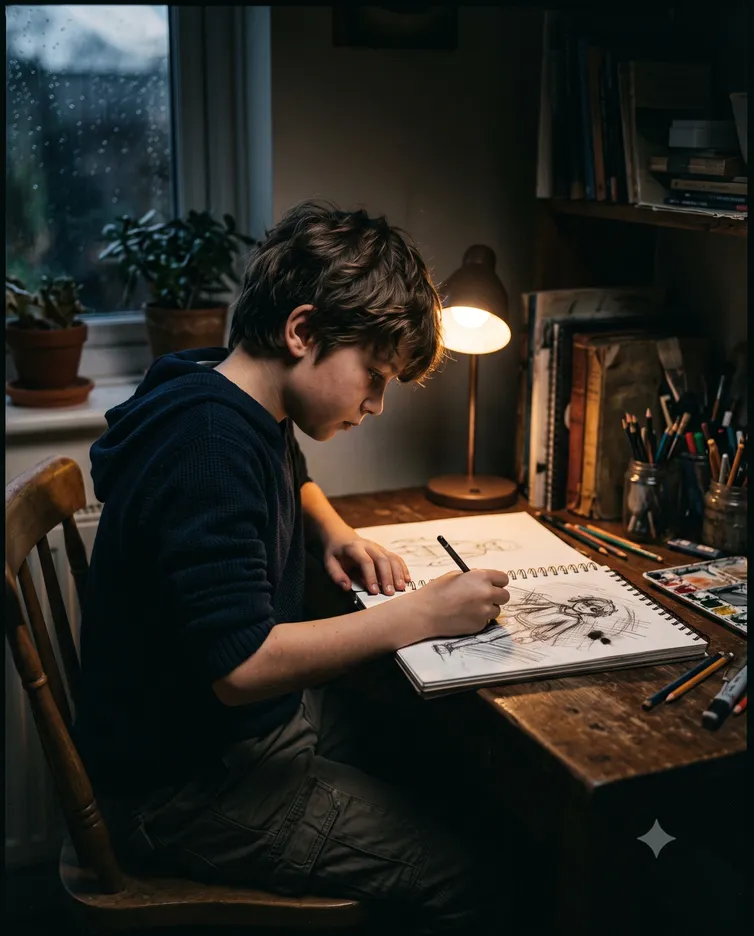
#> input picture before.webp, 754 x 936 px, shrunk from 1856 x 2304 before the run; its folder holds only this picture in this run
$ python -i blur_background.py   (imports and definitions only)
#> lines starting #> are read from the running program, lines starting #| are printed output that depends on the picture; after the words box and inside, x2 and y2 are one past the last pixel; in counts of white or black regions, pixels touching at a corner belong together
### modules/bg_remover.py
"""
Removix Background Remover Engine
---------------------------------
AI-powered background removal and portrait matting using BiRefNet ONNX model.
Supports:
- Fast Mode (1024x1024 input)
- HD Mode (2048x2048 input)
- DirectML / GPU acceleration with graceful CPU fallback
- Automatic first-run model download from GitHub Releases with live progress tracking
- Transparent PNG output with alpha edge feathering
"""

import os
import sys
import time
import threading
from pathlib import Path
from typing import Callable, Optional, Tuple
import numpy as np
import requests
from PIL import Image, ImageOps, ImageFilter
import cv2
import onnxruntime as ort

MODEL_DIR = Path(__file__).parent.parent / "models"
MODEL_PATH = MODEL_DIR / "birefnet_hr.onnx"

# GitHub Releases download source
PRIMARY_DOWNLOAD_URL = (
    "https://github.com/ZhengPeng7/BiRefNet/releases/download/v1/BiRefNet-general-bb_swin_v1_tiny-epoch_232.onnx"
)
FALLBACK_DOWNLOAD_URL = (
    "https://huggingface.co/onnx-community/BiRefNet-ONNX/resolve/main/onnx/model_fp16.onnx"
)

# Global status tracker for model downloading
DOWNLOAD_STATUS = {
    "is_downloading": False,
    "percent": 0,
    "downloaded_bytes": 0,
    "total_bytes": 0,
    "error": None,
    "ready": False,
}
DOWNLOAD_LOCK = threading.Lock()

# Cached inference session
_SESSION: Optional[ort.InferenceSession] = None
_SESSION_LOCK = threading.Lock()


def is_model_available() -> bool:
    """Checks if the BiRefNet ONNX model file exists and is valid."""
    return MODEL_PATH.exists() and MODEL_PATH.stat().st_size > 10 * 1024 * 1024


# [208 lines left out: functions get_download_status, download_model_task, trigger_model_download, get_session, remove_background, not called in this run]

### modules/blur_background.py
"""
Removix Image Engine - Blur Background Module
---------------------------------------------
Isolates the main portrait subject and softly blurs the background.
Uses BiRefNet model when available with smart fallback.
"""

from pathlib import Path
from typing import Union
from PIL import Image, ImageOps, ImageFilter
import cv2
import numpy as np


def blur_background(
    input_path: Union[str, Path],
    output_path: Union[str, Path],
    blur_radius: int = 18,
    radius: int = None,
) -> str:
#> called with input_path = '../before.webp', output_path = 'out.png', blur_radius = 18
    input_path = Path(input_path)
    output_path = Path(output_path)
    output_path.parent.mkdir(parents=True, exist_ok=True)

    if radius is not None:
        blur_radius = radius
    blur_radius = max(5, min(40, blur_radius))

    with Image.open(input_path) as raw_img:
#> raw_img is the input picture: PIL image 754x936 RGB; mean R, G, B 43.4, 41.6, 36.1
        img = ImageOps.exif_transpose(raw_img).convert("RGB")
        w, h = img.size
#> w = 754; h = 936

        # Create background blurred version
        blurred_bg = img.filter(ImageFilter.GaussianBlur(radius=blur_radius))
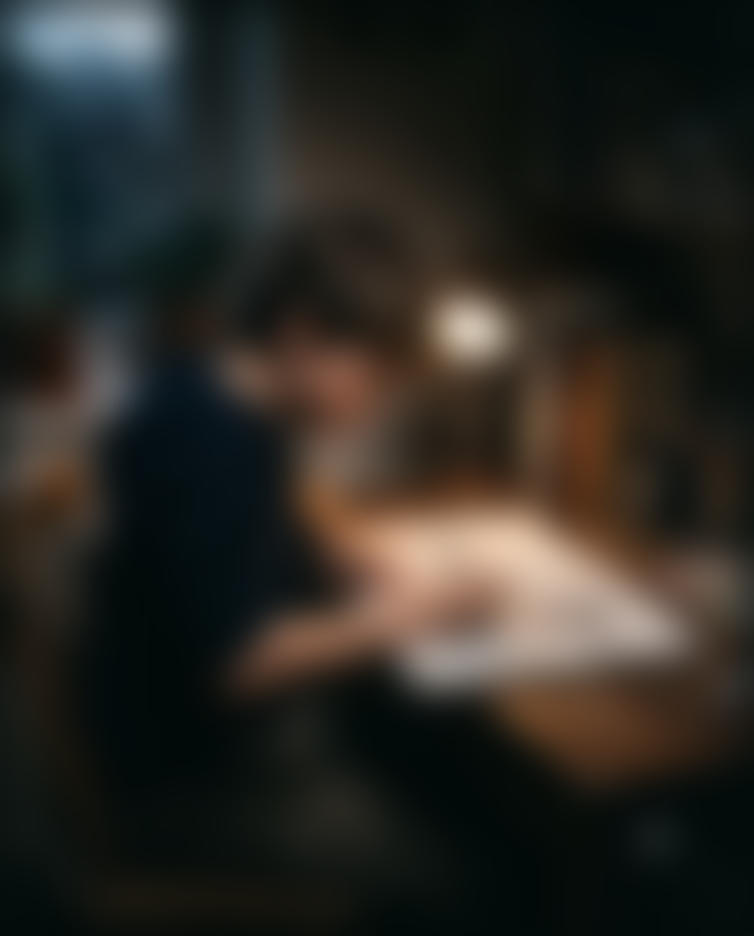
#> blurred_bg: PIL image 754x936 RGB; mean R, G, B 42.9, 41.3, 35.8

        # Attempt subject segmentation via bg_remover model
        mask = None
        try:
            from modules.bg_remover import is_model_available, remove_background
            if is_model_available():
                temp_cutout = output_path.parent / f"cutout_{output_path.stem}.png"
                remove_background(input_path, temp_cutout, mode="fast")
                if temp_cutout.exists():
                    with Image.open(temp_cutout) as co:
                        mask = co.split()[-1]
                    temp_cutout.unlink(missing_ok=True)
        except Exception:
            mask = None

        if mask is None:
            # High-performance OpenCV GrabCut center subject fallback
            try:
                cv_img = cv2.cvtColor(np.array(img), cv2.COLOR_RGB2BGR)
                mask_cv = np.zeros(cv_img.shape[:2], np.uint8)
                bgd_model = np.zeros((1, 65), np.float64)
                fgd_model = np.zeros((1, 65), np.float64)
                margin_x = int(w * 0.1)
#> margin_x = 75
                margin_y = int(h * 0.1)
#> margin_y = 93
                rect = (margin_x, margin_y, w - 2 * margin_x, h - 2 * margin_y)
#> rect = (75, 93, 604, 750)
                cv2.grabCut(cv_img, mask_cv, rect, bgd_model, fgd_model, 3, cv2.GC_INIT_WITH_RECT)
                mask_2 = np.where((mask_cv == 2) | (mask_cv == 0), 0, 1).astype('uint8') * 255
                mask = Image.fromarray(mask_2).filter(ImageFilter.GaussianBlur(radius=3))
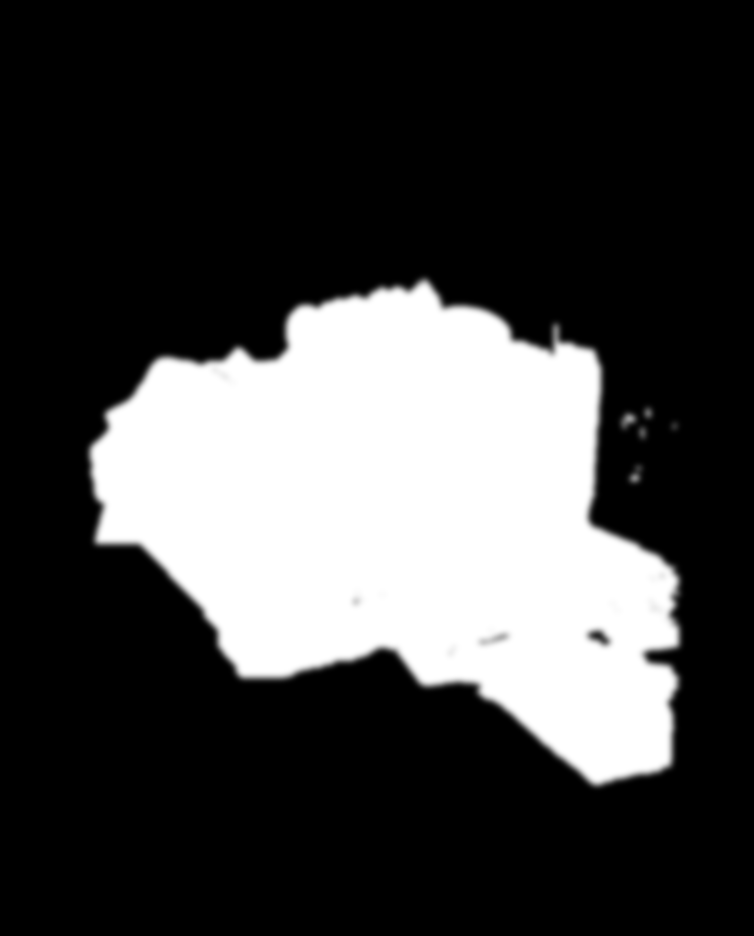
#> mask: PIL image 754x936 L; min 0, max 255, mean 65.4
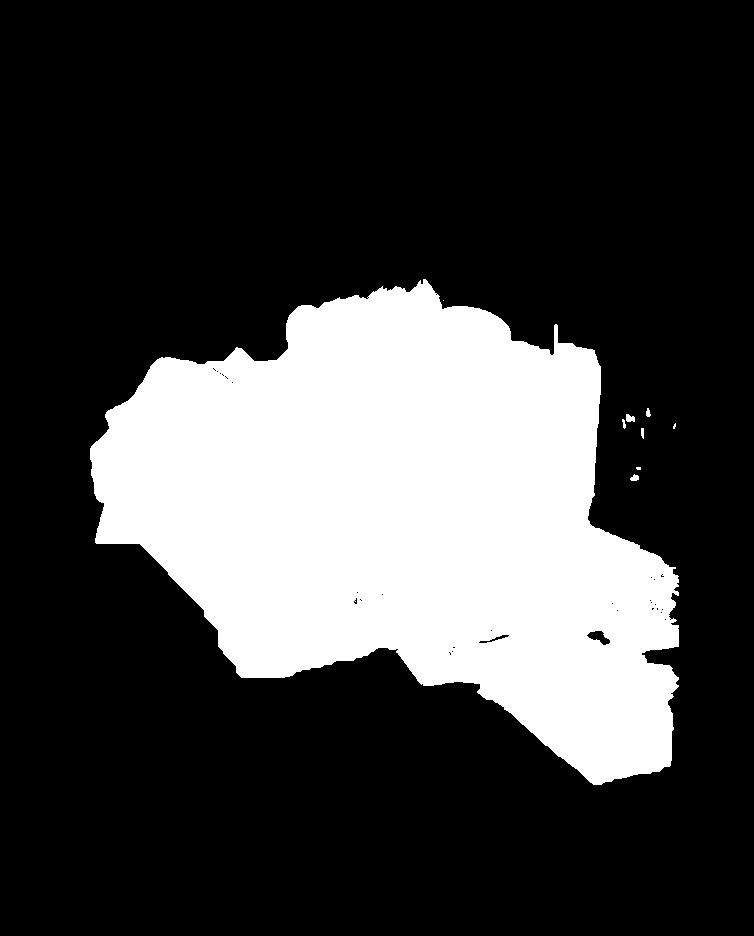
#> mask_2: shape (936, 754); 25.6% white; 9 white regions (3 under 20 px), largest, box (x1, y1, x2, y2) and area: (90, 279, 679, 785) 180685, (626, 414, 635, 422) 56, (630, 474, 639, 481) 44, (646, 408, 651, 417) 32, (641, 428, 644, 439) 29, (622, 419, 626, 429) 25
            except Exception:
                # Radial center focus fallthrough
                mask_raw = Image.new("L", (w, h), 0)
                draw = Image.Draw(mask_raw)
                draw.ellipse((int(w * 0.15), int(h * 0.1), int(w * 0.85), int(h * 0.9)), fill=255)
                mask = mask_raw.filter(ImageFilter.GaussianBlur(radius=30))

        # Composite sharp subject onto blurred background
        blurred_bg.paste(img, (0, 0), mask=mask)
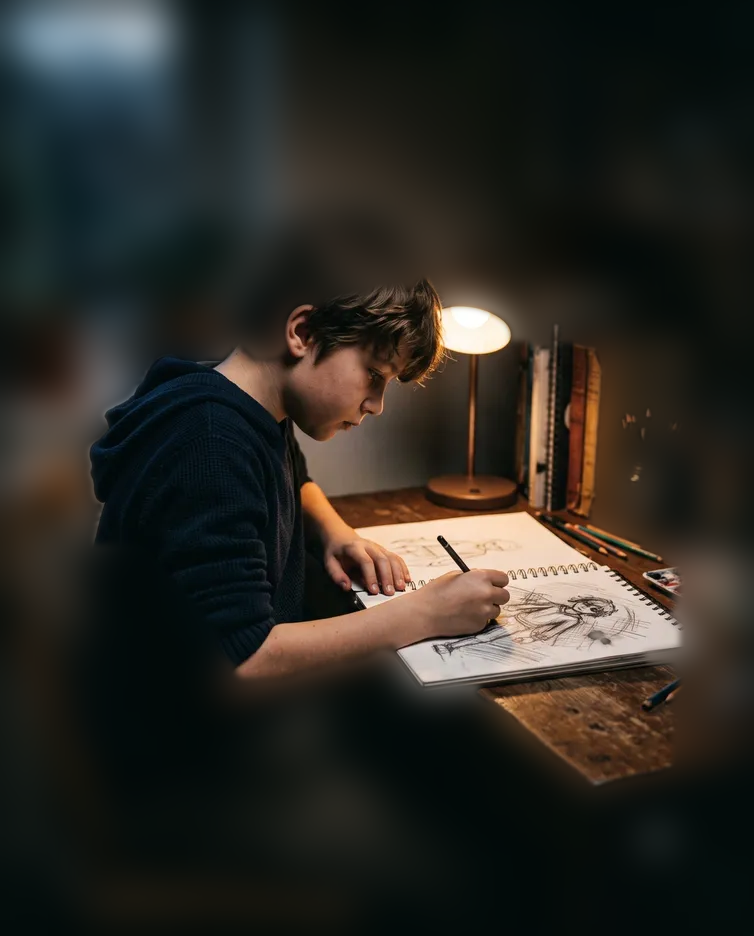
#> blurred_bg: PIL image 754x936 RGB; mean R, G, B 43.7, 41.8, 36.2

        ext = output_path.suffix.lower()
        if ext in (".jpg", ".jpeg"):
            blurred_bg.save(str(output_path), "JPEG", quality=95, optimize=True)
        else:
            blurred_bg.save(str(output_path), optimize=True)

    return str(output_path)

>>> result = blur_background('../before.webp', 'out.png')
